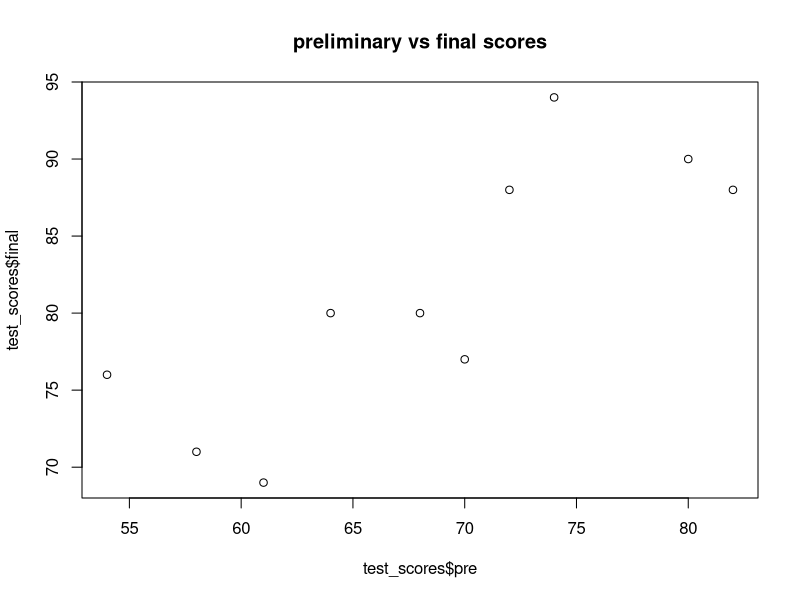

Recreate this plot in R.

# sample correlation coefficients -----------------------------------------

test_scores <- read.delim("Ex6_5-1.txt", header=FALSE)
colnames(test_scores) <- c("pre", "final")

# correlation test - assume x, y come from binormial distribution
res <- cor.test(test_scores$pre, test_scores$final, method = "pearson")
res

# scatter plot
plot(test_scores$pre, test_scores$final,
     main = "preliminary vs final scores")

# normality test on 'pre' and 'final' variables
shapiro.test(test_scores$pre) # p-value = 0.9324

shapiro.test(test_scores$final) # p-value = 0.6434

# kendall and spearman options for method are used when samples data
# are not normal distribution

# linear regression model
reg_model <- lm(final ~ pre, data = test_scores)
summary(reg_model)
